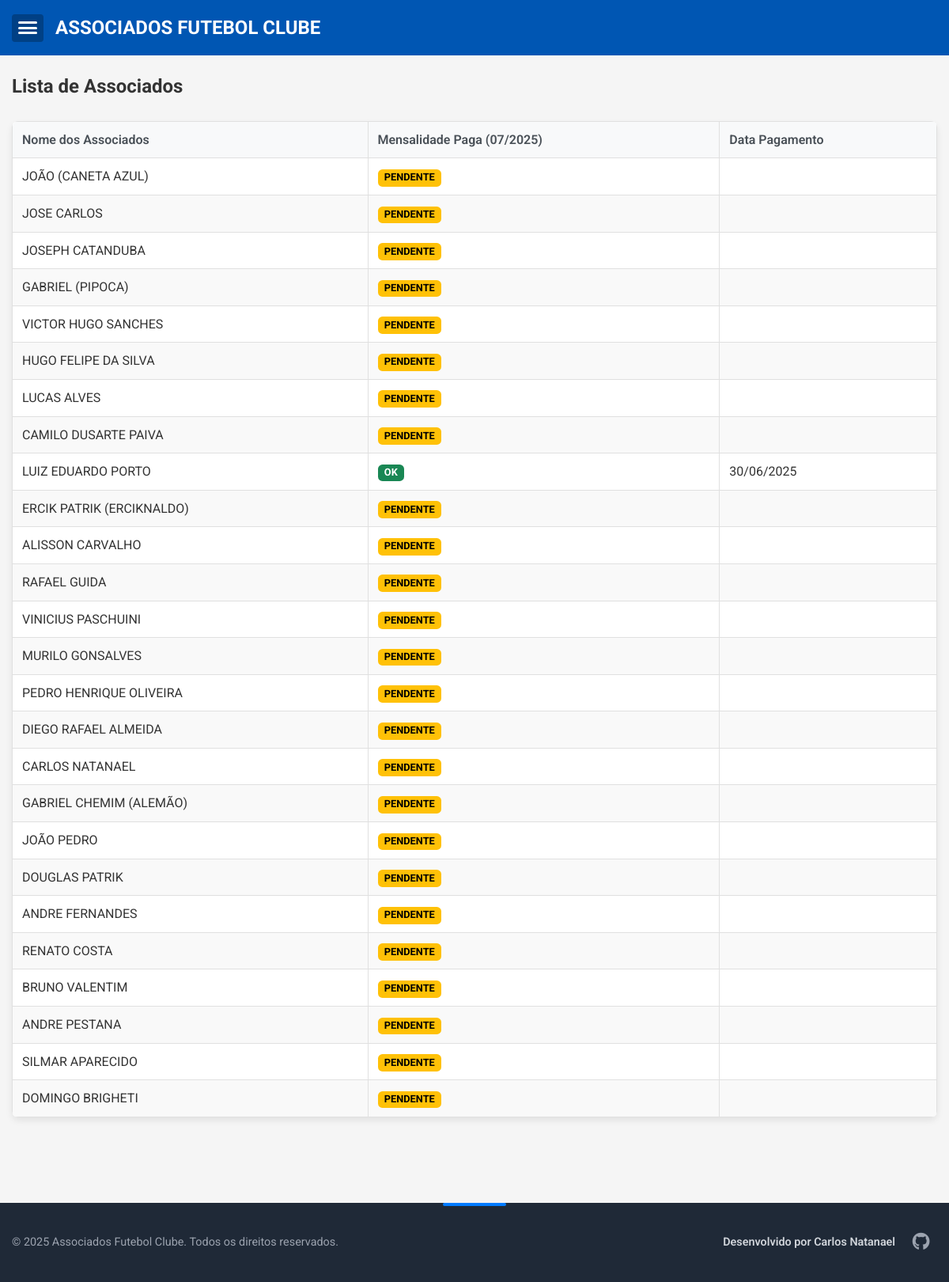
Page /associados on the committed database.
### app.py (models this page shows)
class Associado(db.Model):
    id = db.Column(db.Integer, primary_key=True)
    numero = db.Column(db.Integer, unique=True)
    nome = db.Column(db.String(100), nullable=False)
    apelido = db.Column(db.String(50))
    pagamentos = db.relationship('Pagamento', backref='associado', lazy=True, cascade="all, delete-orphan")

class Pagamento(db.Model):
    id = db.Column(db.Integer, primary_key=True)
    associado_id = db.Column(db.Integer, db.ForeignKey('associado.id'))
    mes = db.Column(db.String(7))
    data_pagamento = db.Column(db.DateTime)
    status = db.Column(db.String(20))
    valor = db.Column(db.Float, nullable=True)

### app.py (the view)
@app.route('/associados')
def associados():
    hoje = datetime.now()
    mes_atual_interno = hoje.strftime('%Y-%m') # Formato YYYY-MM para lógica
    mes_atual_display = hoje.strftime('%m/%Y') # Formato MM/YYYY para exibição
    todos_associados = Associado.query.order_by(Associado.numero).all()
    return render_template(
        'associados.html',
        associados=todos_associados,
        mes_atual=mes_atual_interno,
        mes_atual_display=mes_atual_display
    )

### templates/associados.html (shortened to what this page needs)
{% extends "base.html" %}
{% block content %}
<h2>Lista de Associados</h2>
<div class="table-responsive">
    <table>
        <thead>
            <tr>
                <th>Nome dos Associados</th>
                <th>Mensalidade Paga ({{ mes_atual_display }})</th>
                <th>Data Pagamento</th>
            </tr>
        </thead>
        <tbody>
            {% for associado in associados %}
            <tr>
                <td>{{ associado.nome }}{% if associado.apelido %} ({{ associado.apelido }}){% endif %}</td>
                <td>
                    {% set pagamento_atual = associado.pagamentos|selectattr("mes", "equalto", mes_atual)|first %}
                    {% set status_text = pagamento_atual.status if pagamento_atual else 'Pendente' %}
                    {% if status_text == 'OK' %}
                        <span class="status-badge status-ok">{{ status_text }}</span>
                    {% elif status_text == 'Pendente' %}
                        <span class="status-badge status-pendente">{{ status_text }}</span>
                    {% else %}
                        <span class="status-badge status-na">{{ status_text }}</span>
                    {% endif %}
                </td>
                <td>
                    {% if pagamento_atual and pagamento_atual.data_pagamento %}
                        {{ pagamento_atual.data_pagamento.strftime('%d/%m/%Y') }}
                    {% endif %}
                </td>
            </tr>
            {% endfor %}
        </tbody>
    </table>
</div>
{% endblock %}

### static/style.css (style rules this page uses)
* { box-sizing: border-box; margin: 0; padding: 0; }
body { font-family: 'Roboto', sans-serif; line-height: 1.6; color: #333; background-color: #f5f5f5; position: relative; -webkit-font-smoothing: antialiased; -moz-osx-font-smoothing: grayscale; display: flex; flex-direction: column; min-height: 100vh; }
.table-responsive { overflow-x: auto; margin: 1.5rem 0; background: white; border-radius: 8px; box-shadow: 0 4px 8px rgba(0,0,0,0.08); }
table { width: 100%; border-collapse: collapse; min-width: 600px; }
th, td { border: 1px solid #e0e0e0; padding: 10px 12px; text-align: left; vertical-align: middle; }
th { background-color: #f8f9fa; color: #495057; font-weight: 600; border: 1px solid #e0e0e0; padding: 10px 12px; text-align: left; vertical-align: middle; }
.table-responsive th:first-child { border-top-left-radius: 7px; }
.table-responsive th:last-child { border-top-right-radius: 7px; }
tr:nth-child(even) td { background-color: #f9f9f9; }
.status-badge { display: inline-block; padding: 0.35em 0.65em; font-size: 0.8em; font-weight: 700; line-height: 1; text-align: center; white-space: nowrap; vertical-align: baseline; border-radius: 0.35rem; color: #fff; text-transform: uppercase; }
.status-badge.status-ok { background-color: #198754; }
.status-badge.status-pendente { background-color: #ffc107; color: #000; }

### rows in the picture
Associado: nome "JOÃO", apelido "CANETA AZUL", status_text "PENDENTE"
Associado: nome "JOSE CARLOS", status_text "PENDENTE"
Associado: nome "JOSEPH CATANDUBA", status_text "PENDENTE"
Associado: nome "GABRIEL", apelido "PIPOCA", status_text "PENDENTE"
Associado: nome "VICTOR HUGO SANCHES", status_text "PENDENTE"
Associado: nome "HUGO FELIPE DA SILVA", status_text "PENDENTE"
Associado: nome "LUCAS ALVES", status_text "PENDENTE"
Associado: nome "CAMILO DUSARTE PAIVA", status_text "PENDENTE"
Associado: nome "LUIZ EDUARDO PORTO"
Pagamento: status "OK", data_pagamento "30/06/2025"
Associado: nome "ERCIK PATRIK", apelido "ERCIKNALDO", status_text "PENDENTE"
Associado: nome "ALISSON CARVALHO", status_text "PENDENTE"
Associado: nome "RAFAEL GUIDA", status_text "PENDENTE"
Associado: nome "VINICIUS PASCHUINI", status_text "PENDENTE"
Associado: nome "MURILO GONSALVES", status_text "PENDENTE"
Associado: nome "PEDRO HENRIQUE OLIVEIRA", status_text "PENDENTE"
Associado: nome "DIEGO RAFAEL ALMEIDA", status_text "PENDENTE"
Associado: nome "CARLOS NATANAEL", status_text "PENDENTE"
Associado: nome "GABRIEL CHEMIM", apelido "ALEMÃO", status_text "PENDENTE"
Associado: nome "JOÃO PEDRO", status_text "PENDENTE"
Associado: nome "DOUGLAS PATRIK", status_text "PENDENTE"
Associado: nome "ANDRE FERNANDES", status_text "PENDENTE"
Associado: nome "RENATO COSTA", status_text "PENDENTE"
Associado: nome "BRUNO VALENTIM", status_text "PENDENTE"
Associado: nome "ANDRE PESTANA", status_text "PENDENTE"
Associado: nome "SILMAR APARECIDO", status_text "PENDENTE"
Associado: nome "DOMINGO BRIGHETI", status_text "PENDENTE"
